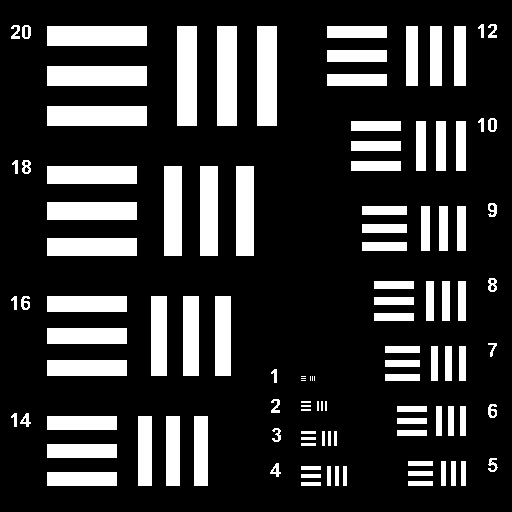
%> input picture resChart.tif, 512 x 512 px
$ octave code.m   (GNU Octave 9; MATLAB toolbox functions it lacks are replaced by stand-ins)
%> lines starting %> are read from the running program, lines starting %| are printed output that depends on the picture; in (x1, y1, x2, y2) boxes, pixels count from 0 and x2, y2 are one past the last pixel; in counts of white or black regions, pixels touching at a corner belong together; the program's own positions count from 1
### ADMP2.m
function [out] = ADMP2(Z,object)

y=object;
[m2, n2] = size(Z);
a = zeros(n2,1);
a1 = zeros(m2,1);
a2 = zeros(n2,1);

beta1 = 1e-1;
beta2 = 1e-2;
lambda1 = 1;
lambda2 = 1e-2;

k=0;
ReErr=1;

t  = 1e-6;
a = a;
a1 = a1;
a2 = a2;
while ReErr> t

%while MSE1> tol2
u = sign(y-Z*a-a1).*max(abs(y-Z*a-a1)-lambda1/beta1,0) ;% Calculating u
v = sign(a-a2).*max(abs(a-a2)-lambda2/beta2,0) ;% Calculating v

I = eye(n2,n2);
a_new = (inv(beta1*((Z.')*Z)+beta2.*I))*(beta2*(v+a2)-beta1*(Z.')*(u-y +a1));% Calculating a

a1_new = a1+1.618*(u-(y-Z*a_new));% Calculating a1
a2_new = a2+1.618*(v-a_new);% Calculating a2
a1 = a1_new;
a2 = a2_new;

ReErr = norm((a_new-a),2)./ norm(a_new,2);% The residual between the adjacent iterations.
a = a_new;
k=k+1;

end

out=a;

### Zer_Pro.m
function [out] = Zer_Pro(m0,n0,pixel,M,p)
%m0,n0:pixels number
%pixel:pixel size in microns
%M:magnification
%p:The highest zernike order


xmax=n0.*(pixel.*10^6)./M;
ymax=m0.*(pixel.*10^6)./M;


x0=linspace(-xmax./2,xmax./2,n0);
y0=linspace(-ymax./2,ymax./2,m0);
[X,Y] = meshgrid(x0,y0);

z0=ones(m0,n0);
z1=2.*X;
z2=2.*Y;
z3=sqrt(3).*(2.*X.*X+2.*Y.*Y-1);
z4=sqrt(6).*(2.*X.*Y);
z5=sqrt(3).*(X.*X-Y.*Y);
z6=sqrt(8).*(3.*X.*X.*Y+3.*Y.*Y.*Y-2.*Y);
z7=sqrt(8).*(3.*X.*X.*X+3.*X.*Y.*Y-2.*X);
z8=sqrt(8).*(3.*X.*X.*Y-3.*Y.*Y.*Y);
z9=sqrt(8).*(X.*X.*X-3.*X.*Y.*Y);
z10=sqrt(5).*(6.*X.*X.*X.*X+12.*X.*X.*Y.*Y+6.*Y.*Y.*Y.*Y-6.*X.*X-6.*Y.*Y+1);
z11=sqrt(10).*(4.*X.*X.*X.*X-3.*X.*X+3.*Y.*Y-4.*Y.*Y.*Y.*Y);
z12=sqrt(10).*(8.*X.*X.*X.*Y+8.*X.*Y.*Y.*Y-6.*X.*Y);
z13=sqrt(10).*(X.*X.*X.*X-6.*X.*X.*Y.*Y+Y.*Y.*Y.*Y);
z14=sqrt(10).*(4.*X.*X.*X.*Y-4.*X.*Y.*Y.*Y);
z15=sqrt(12).*(10.*X.*X.*X.*X.*X+20.*X.*X.*X.*Y.*Y+10.*X.*Y.*Y.*Y.*Y-12.*X.*X.*X-12.*X.*Y.*Y+3.*X);
z16=sqrt(12).*(10.*X.*X.*X.*X.*Y+20.*X.*X.*Y.*Y.*Y+10.*Y.*Y.*Y.*Y.*Y-12.*X.*X.*Y-12.*Y.*Y.*Y+3.*Y);
z17=sqrt(12).*(5.*X.*X.*X.*X.*X-10.*X.*X.*X.*Y.*Y-15.*X.*Y.*Y.*Y.*Y-4.*X.*X.*X+12.*X.*Y.*Y);
z18=sqrt(12).*(15.*X.*X.*X.*X.*Y+10.*X.*X.*Y.*Y.*Y-5.*Y.*Y.*Y.*Y.*Y-12.*X.*X.*Y+4.*Y.*Y.*Y);
z19=sqrt(12).*(X.*X.*X.*X.*X-10.*X.*X.*X.*Y.*Y+5.*X.*Y.*Y.*Y.*Y);
z20=sqrt(12).*(5.*X.*X.*X.*X.*Y-10.*X.*X.*Y.*Y.*Y+Y.*Y.*Y.*Y.*Y);
z21=sqrt(7).*(20.*X.*X.*X.*X.*X.*X+60.*X.*X.*X.*X.*Y.*Y+60.*X.*X.*Y.*Y.*Y.*Y+20.*Y.*Y.*Y.*Y.*Y.*Y-30.*X.*X.*X.*X-60.*X.*X.*Y.*Y-30.*Y.*Y.*Y.*Y+12.*X.*X+12.*Y.*Y-1);
z22=sqrt(14).*(30.*X.*X.*X.*X.*X.*Y+60.*X.*X.*X.*Y.*Y.*Y+30.*X.*Y.*Y.*Y.*Y.*Y-40.*X.*X.*X.*Y-40.*X.*Y.*Y.*Y+12.*X.*Y);
z23=sqrt(14).*(15.*X.*X.*X.*X.*X.*X+15.*X.*X.*X.*X.*Y.*Y-20.*X.*X.*X.*X+6.*X.*X-15.*X.*X.*Y.*Y.*Y.*Y-15.*Y.*Y.*Y.*Y.*Y.*Y+20.*Y.*Y.*Y.*Y-6.*Y.*Y);

A(:,1)=z0(:);
A(:,2)=z1(:);
A(:,3)=z2(:);
A(:,4)=z3(:);
A(:,5)=z4(:);
A(:,6)=z5(:);
A(:,7)=z6(:);
A(:,8)=z7(:);
A(:,9)=z8(:);
A(:,10)=z9(:);
A(:,11)=z10(:);
A(:,12)=z11(:);
A(:,13)=z12(:);
A(:,14)=z13(:);
A(:,15)=z14(:);
A(:,16)=z15(:);
A(:,17)=z16(:);
A(:,18)=z17(:);
A(:,19)=z18(:);
A(:,20)=z19(:);
A(:,21)=z20(:);
A(:,22)=z21(:);
A(:,23)=z22(:);
A(:,24)=z23(:);
out=A(:,1:p);

### code.m
%%%%%%%%%%%%%%%%%%%%%%%%%%%%%%%%%%%%%%%%%%%%%%%%%%%%%%%%%%%%%%%%%%%%%%%%%%
% Aberration-free synthetic aperture phase microscopy based on alternating direction method
%%%%%%%%%%%%%%%%%%%%%%%%%%%%%%%%%%%%%%%%%%%%%%%%%%%%%%%%%%%%%%%%%%%%%%%%%%
% Citation for this code and algorithm:
% Zhengzhong Huang and Liangcai Cao
% "Aberration-free synthetic aperture phase microscopy based on alternating direction method",
%%%%%%%%%%%%%%%%%%%%%%%%%%%%%%%%%%%%%%%%%%%%%%%%%%%%%%%%%%%%%%%%%%%%%%%%%%
% The code is written by Zhengzhong Huang, 2022
% The version of Matlab for this code is R2016b

clc
clear all
close all

%% Simulation for raw phase object

image=imread('resChart.tif');% Raw data
%> image: size 512x512 logical; 20.1% white; 111 white regions (6 under 20 px), largest, box (x1, y1, x2, y2) and area: (47, 26, 147, 46) 2000, (177, 26, 197, 126) 2000, (217, 26, 237, 126) 2000
image=1.5.*im2double(image);

m0=1000;
n0=1000;
image=imresize(image,[m0 n0]);
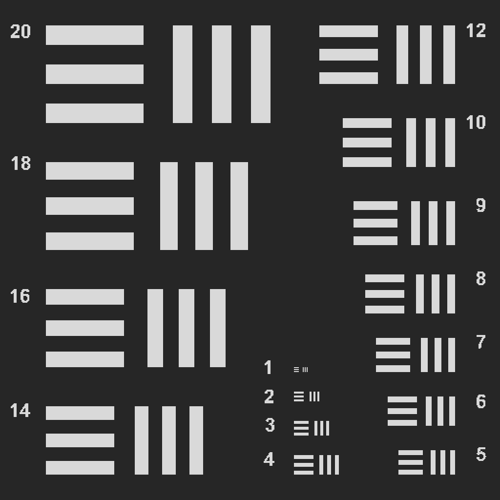
%> image: size 1000x1000 double (shown at 1/2 size); min -0.32, max 1.82, mean 0.301; drawn with min black and max white
for i=1:m0
    for j=1:n0
        if image(i,j)<0
            image(i,j)=0;
        end
    end
end
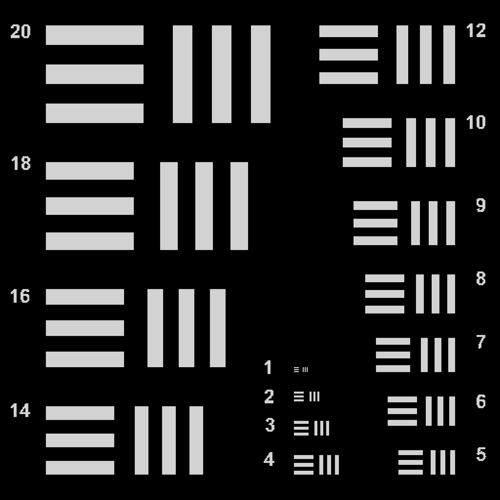
%> image: size 1000x1000 double (shown at 1/2 size); 4.25% of pixels changed, all inside (x1, y1, x2, y2) = (19, 44, 976, 952); drawn with min black and max white
figure(1),subplot('position',[0 0 1 1]),imshow((image),[])
colorbar('location','EastOutside','FontSize',16)
%% Aberration
Z=Zer_Pro(m0,n0,0.9.*10^(-6),1000,24); % The matrix of Zernike polynomials Z
x=[0.5;4;2;4;5;6;-5;1;1.5;1;...
  1.5;2;1;1;1;1;1;1;1;1;1;1;1;1];% Zernike Coefficients

y0=Z*x;% Aberration
z11=reshape(y0,m0,n0,1);% Transform 1D to 2D
object=exp(1i.*z11);% 2D aberration

figure(2),subplot('position',[0 0 1 1]),imshow(angle(object),[])
colorbar('location','EastOutside','FontSize',16)
%% ADM

[m, n] = size(Z);
object=image(:);
y = y0+object;% Unwrapped measured phase
object1=reshape(y,m0,n0,1);% 2D unwrapped measured phase
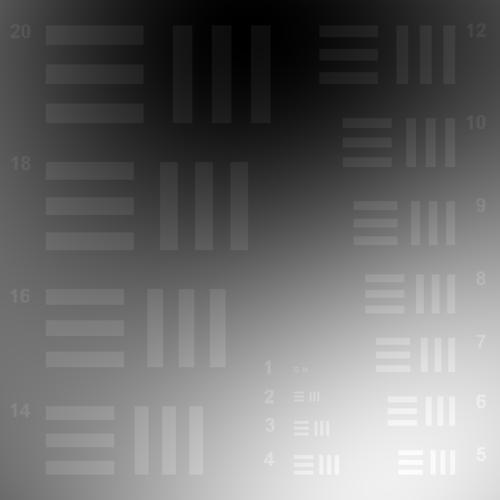
%> object1: size 1000x1000 double (shown at 1/2 size); min -16.03, max 13.55, mean -3.22; drawn with min black and max white
object1_wrap=exp(1i.*object1);% 2D wrapped phase of measured phase

%> (the run ends here)
